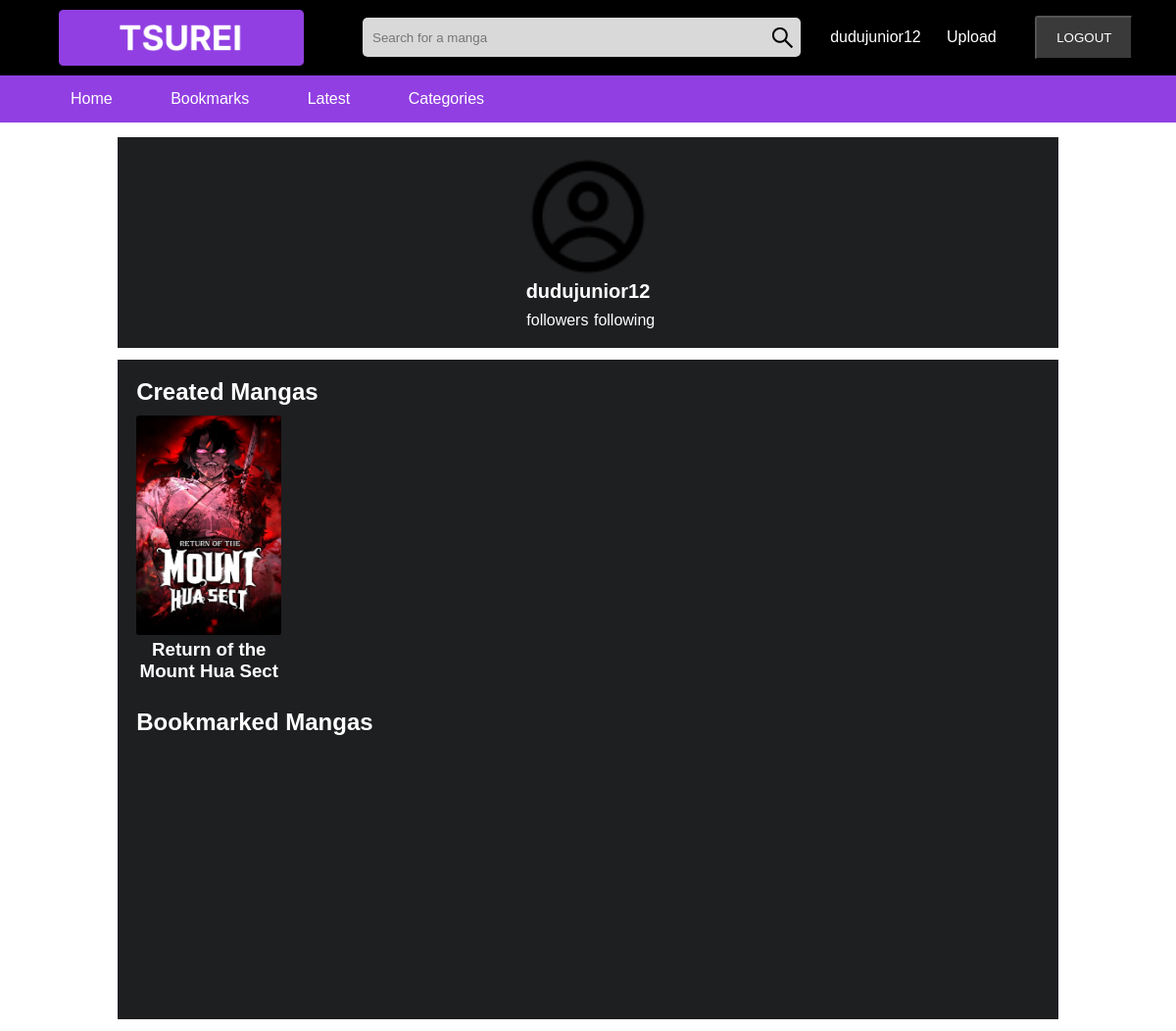
The app's page /profile/dudujunior12 (signed in) with its own data.
### manga/models.py (models this page shows, shortened)
class User(AbstractUser):
    pass

class Manga(models.Model):
    user = models.ForeignKey(User, on_delete=models.CASCADE)
    author = models.CharField(max_length=50)
    manga_title = models.CharField(max_length=100)
    manga_cover = models.ImageField(upload_to='mangas/')
    summary = models.TextField()
    posted_date = models.DateTimeField(auto_now_add=True)
    status = models.CharField(max_length=20, default="Releasing")

### manga/views.py (the view, shortened to what this page needs)
# urls.py: path('profile/<str:username>', views.profile, name="profile"),
def profile(request, username):
    mangas = Manga.objects.all()
    other_user = get_object_or_404(User, username=username)
    created_mangas = Manga.objects.filter(user=other_user)
    bookmarks = Bookmark.objects.filter(user=other_user)
    print(bookmarks)
    bookmarked_mangas = []
    for bookmark in bookmarks:
        bookmarked_manga = Manga.objects.get(manga_title=bookmark.manga.manga_title)
        bookmarked_mangas.append(bookmarked_manga)
    print(bookmarked_mangas)
    return render(request, "manga/profile.html", {"bookmarked_mangas": bookmarked_mangas, "created_mangas": created_mangas, "username": username})

### manga/templates/manga/profile.html (shortened to what this page needs)
{% extends 'manga/layout.html' %}
{% load static %}
{% block head %}
<link rel="stylesheet" href="{% static 'css/profile.css' %}">
{% endblock %}
{% block main %}
<div class="main-container">
    <div class="profile-container">
        <div class="profile">
            <div class="top-info">
                <div class="profile-img">
                    <img src="{% static 'images/gg_profile.png'%}" alt="profile-img">
                </div>
                <div class="info">
                    <p><strong>{{ username }}</strong></p>
                </div>
            </div>
            <div class="down-info">
                <p>{{ other_user_follow.followers }} followers</p>
                <p>{{ other_user_follow.following }} following</p>
            </div>
        </div>
    </div>
    <div class="slides-container">
        <div class="slide-container">
            <h2>Created Mangas</h2>
            <div class="slide-manga-container swiper swiper2">
                <div class="slide-mangas swiper-wrapper">
                    {% for created_manga in created_mangas %}
                        <div class="slide-manga swiper-slide">
                            <div class="slide-manga-img">
                                <img src="{{ created_manga.manga_cover.url }}">
                            </div>
                            <h3><a href="#">{{ created_manga.manga_title }}</a></h3>
                        </div>
                    {% endfor%}
                </div>
            </div>
        </div>
        <div class="slide-container">
            <h2>Bookmarked Mangas</h2>
            <div class="slide-manga-container swiper swiper2">
                <div class="slide-mangas swiper-wrapper">
                </div>
            </div>
        </div>
    </div>
</div>
{% endblock %}

### manga/templates/manga/layout.html (shortened to what this page needs)
{% load static %}
<!DOCTYPE html>
<html>
    <head>
        <link rel="stylesheet" href="{% static 'css/style.css' %}">
        <link  rel="stylesheet" href="https://unpkg.com/swiper@8/swiper-bundle.min.css"/>
        {% block head %} {% endblock%}
    </head>
    <body>
        <div class="container">
            <div class="header">
                <nav class="nav-1">
                    <div class="logo-container">
                        <a href="{% url 'index' %}"><img class="logo" src="{% static 'images/logo.png' %}" alt="logo-image"></a>
                    </div>
                    <div class="search-container">
                        <input class="search-input" type="text" name="q" placeholder="Search for a manga">
                        <img class="search-img" src="{% static 'images/search.png' %}" alt="search-image">
                    </div>
                    <div class="right-side-btns">
                        {% if not request.user.is_authenticated %}
                            <div class="btn-container">
                                <button>
                                    <a class="btn-login" href="{% url 'login' %}">LOGIN</a>
                                </button>
                            </div>
                            <div class="btn-container">
                                <button>
                                    <a class="btn-register" href="{% url 'register' %}">REGISTER</a>
                                </button>
                            </div>
                        {% else %}
                            <div class="btn-profile">
                                <p>{{request.user.username}}</p>
                            </div>
                            <div class="btn-upload">
                                <a href="{% url 'upload' %}">Upload</a>
                            </div>
                            <div class="btn-container">
                                <button>
                                    <a class="btn-logout" href="{% url 'logout' %}">LOGOUT</a>
                                </button>
                            </div>
                        {% endif %}
                    </div>
                </nav>
                <nav class="nav-2">
                    <div class="nav-2-btns">
                        <ul>
                            <li><a href="#">Home</a></li>
                            <li><a href="#">Bookmarks</a></li>
                            <li><a href="#">Latest</a></li>
                            <li><a href="#">Categories</a></li>
                        </ul>
                    </div>
                </nav>
            </div>
            <div class="main">
                {% block main %}
                {% endblock %}
            </div>
        </div>
    </body>
</html>

### manga/static/css/style.css (style rules this page uses)
* { margin: 0; padding: 0; font-family: Arial, Helvetica, sans-serif; color: white; }
a { text-decoration: none; }
input { color: black; }
.container { width: 100%; min-height: 100vh; }
.header { display: flex; flex-direction: column; width: 100%; }
.nav-1 { width: 100%; padding: 10px 0; display: flex; align-items: center; background-color: black; }
.logo-container { margin-left: 5%; }
.logo { width: 250px; height: auto; display: block; }
.search-container { width: 55%; margin-left: 5%; height: 40px; display: flex; align-items: center; background-color: #D9D9D9; border-radius: 5px; }
.search-input { padding: 0px 10px; width: 96%; height: 100%; background-color: transparent; outline: none; border: none; }
.search-img { width: auto; background-color: transparent; cursor: pointer; padding: 0 5px; }
.right-side-btns { margin-left: 5%; width: auto; height: 45px; display: flex; margin-right: 5%; justify-content: center; align-items: center; }
.btn-profile { margin-right: 10%; }
.btn-upload { margin-right: 15%; }
.btn-container { display: flex; align-items: center; justify-content: space-between; height: 100%; margin-right: 5%; width: 120px; }
.btn-container button { width: 100%; height: 100%; padding: 0px 20px; background-color: #3A3A3A; border-radius: 3px; cursor: pointer; }
.right-side-btns a { text-decoration: none; color: white; }
.nav-2 { width: 100%; background-color: #913FE2; height: 6vh; }
.nav-2-btns { padding-left: 6%; height: 100%; display: flex; flex-direction: row; align-items: center; }
.nav-2-btns ul li { list-style: none; display: inline-block; margin-right: 55px; }
.nav-2-btns ul li a { text-decoration: none; color: white; }
.main { width: 100%; }

### manga/static/css/profile.css (style rules this page uses)
.main-container { margin-top: 15px; height: 100%; display: flex; flex-direction: column; justify-content: center; align-items: center; width: 100%; padding-bottom: 1%; }
.profile-container { height: auto; width: 80%; background-color: #1E1F21; }
.profile { margin: 2%; display: flex; flex-direction: column; justify-content: center; align-items: center; }
.top-info { display: flex; flex-direction: column; justify-content: center; align-items: center; }
.profile-img { width: 124px; height: 124px; }
.profile-img img { width: 100%; height: 100%; max-height: 100%; max-width: 100%; }
.info { padding-top: 2%; display: flex; justify-content: center; align-items: center; }
.top-info p { font-size: 20px; }
.down-info { margin-top: 1%; display: flex; justify-content: center; align-items: center; width: 20%; }
.down-info p { padding-left: 3%; }
.slides-container { margin-top: 1%; height: auto; width: 80%; background-color: #1E1F21; }
.slide-container { margin-left: 2%; margin-top: 2%; }
.slide-container h2 { padding-bottom: 1%; }
.slide-mangas { height: 35vh; }
.slide-manga { display: flex; flex-direction: column; height: 100%; }
.slide-manga-img { height: 80%; }
.slide-manga-img img { max-width: 100%; max-height: 100%; width: 100%; height: 100%; border-radius: 3px; display: block; }
.slide-manga h3 { padding-top: 3%; text-align: center; }

### records on screen
User: user.username "dudujunior12", username "dudujunior12"
Manga: manga_cover (picture), manga_title "Return of the Mount Hua Sect"
